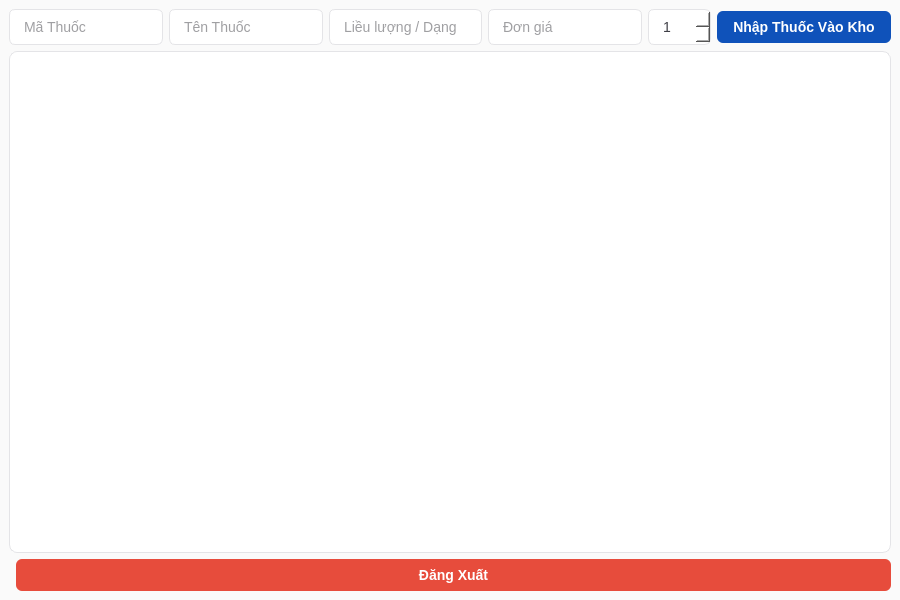
<?xml version='1.0' encoding='utf-8'?>
<ui version="4.0">
 <class>InventoryMenu</class>
 <widget class="QMainWindow" name="InventoryMenu">
  <property name="geometry"><rect><x>0</x><y>0</y><width>900</width><height>600</height></rect></property>
  <property name="windowTitle"><string>Quản Lý Kho Thuốc - Inventory Menu</string></property>
  <property name="styleSheet"><string>QWidget {
    font-family: 'Inter', 'Segoe UI', 'Arial', sans-serif;
    font-size: 14px;
    color: #18181b; /* kẽm-900 (zinc-900) - màu đen dịu */
    background-color: #fafafa; /* kẽm-50 (zinc-50) - nền trắng xám dịu mắt */
}

QMainWindow {
    background-color: #fafafa;
}

/* NÚT BẤM CHUNG - Màu Oceanic Azure #002B8C */
QPushButton {
    background-color: #0F52BA; /* Sapphire - Màu chính cho nút thao tác */
    color: white;
    border-radius: 6px;
    padding: 8px 16px;
    font-weight: 500;
    border: none;
}

QPushButton:hover {
    background-color: #002B8C; /* Oceanic Azure - Đậm hơn khi hover */
}

QPushButton:pressed {
    background-color: #282888; /* Indigo Blue - Khi nhấn */
}

/* NÚT ĐĂNG XUẤT / XÓA KHẨN CẤP */
QPushButton#btnLogout, QPushButton#btnDeleteUser, QPushButton#btnDeleteDoctor, QPushButton#btnDeleteMedicine, QPushButton#btnDeleteService {
    background-color: #e74c3c; /* Đỏ nhạt để cảnh báo */
}

QPushButton#btnLogout:hover, QPushButton#btnDeleteUser:hover, QPushButton#btnDeleteDoctor:hover, QPushButton#btnDeleteMedicine:hover, QPushButton#btnDeleteService:hover {
    background-color: #c0392b;
}

/* Ô NHẬP LIỆU (Input / ComboBox / SpinBox) */
QLineEdit, QTextEdit, QPlainTextEdit, QComboBox, QSpinBox {
    background-color: white;
    border: 1px solid #e4e4e7; /* zinc-200 */
    border-radius: 6px;
    padding: 8px 12px;
    color: #3f3f46; /* zinc-700 */
}

QLineEdit:focus, QTextEdit:focus, QComboBox:focus, QSpinBox:focus {
    border: 1px solid #0F52BA; /* Viền Sapphire khi focus */
    background-color: #F0FFFF; /* Azure nhạt khi focus */
}

/* BẢNG DỮ LIỆU (Table Widget) */
QTableView, QTableWidget {
    background-color: white;
    gridline-color: #f4f4f5; /* zinc-100 */
    border: 1px solid #e4e4e7; /* zinc-200 */
    border-radius: 8px;
    selection-background-color: #F0FFFF; /* Azure nhạt khi chọn */
    selection-color: #002B8C; /* Oceanic Azure đậm khi chọn */
}

/* TIÊU ĐỀ CỘT CỦA BẢNG */
QHeaderView::section {
    background-color: #f4f4f5; /* zinc-100 */
    color: #52525b; /* zinc-600 */
    padding: 10px;
    font-weight: bold;
    border: none;
    border-bottom: 2px solid #e4e4e7; /* zinc-200 */
    text-transform: uppercase;
}

QTableView::item {
    padding: 8px;
    border-bottom: 1px solid #f4f4f5;
}

QTableView::item:hover {
    background-color: #fafafa;
}
</string></property><widget class="QWidget" name="centralwidget">
   <layout class="QVBoxLayout" name="verticalLayoutMain">
    <item>
     <layout class="QHBoxLayout" name="horizontalLayoutInputs">
      <item><widget class="QLineEdit" name="txtMedId"><property name="placeholderText"><string>Mã Thuốc</string></property></widget></item>
      <item><widget class="QLineEdit" name="txtMedName"><property name="placeholderText"><string>Tên Thuốc</string></property></widget></item>
      <item><widget class="QLineEdit" name="txtDosage"><property name="placeholderText"><string>Liều lượng / Dạng</string></property></widget></item>
      <item><widget class="QLineEdit" name="txtPrice"><property name="placeholderText"><string>Đơn giá</string></property></widget></item>
      <item><widget class="QSpinBox" name="spinBoxQty"><property name="value"><number>1</number></property></widget></item>
      <item><widget class="QPushButton" name="btnImportMedicine"><property name="text"><string>Nhập Thuốc Vào Kho</string></property></widget></item>
     </layout>
    </item>
    <item><widget class="QTableWidget" name="tableMedicines" /></item>
    <item>
     <layout class="QHBoxLayout" name="horizontalLayoutBottom">
      <item><spacer name="horizontalSpacer"><property name="orientation"><enum>Qt::Horizontal</enum></property></spacer></item>
      <item><widget class="QPushButton" name="btnLogout"><property name="text"><string>Đăng Xuất</string></property></widget></item>
     </layout>
    </item>
   </layout>
  </widget>
 </widget>
</ui>
